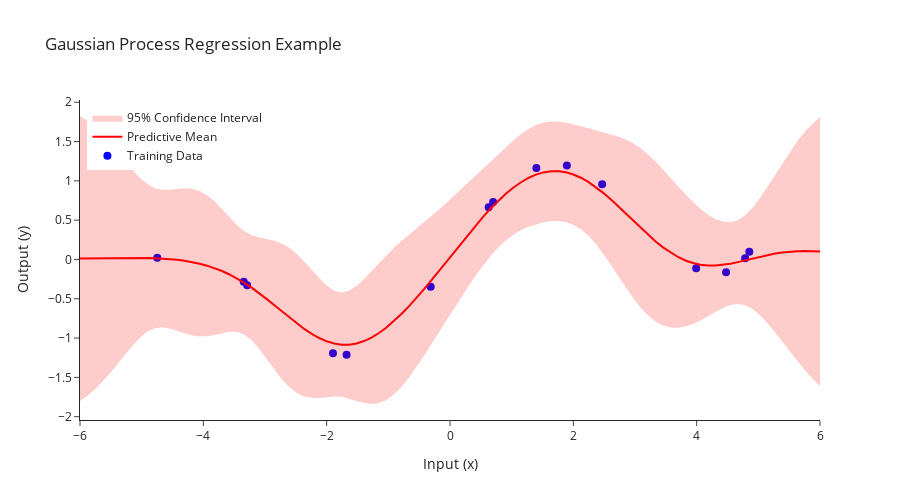

The notebook cell saved with this chart:
### Code cell
# --- 5. Plot Results with Plotly ---
import plotly.graph_objects as go

fig = go.Figure()

# Plot training data
fig.add_trace(
    go.Scatter(
        x=X_train[:, 0],
        y=y_train,
        mode="markers",
        name="Training Data",
        marker=dict(color="blue", size=8),
    )
)

# Plot predictive mean
fig.add_trace(
    go.Scatter(
        x=X_test[:, 0],
        y=mu_pred,
        mode="lines",
        name="Predictive Mean",
        line=dict(color="red"),
    )
)

# Plot 95% confidence interval (mean +/- 2 std)
fig.add_trace(
    go.Scatter(
        x=X_test[:, 0],
        y=mu_pred + 2 * predictive_std,
        mode="lines",
        line=dict(width=0),
        showlegend=False,
    )
)
fig.add_trace(
    go.Scatter(
        x=X_test[:, 0],
        y=mu_pred - 2 * predictive_std,
        mode="lines",
        fill="tonexty",
        fillcolor="rgba(255,0,0,0.2)",
        line=dict(width=0),
        name="95% Confidence Interval",
    )
)

fig.update_layout(
    title="Gaussian Process Regression Example",
    xaxis_title="Input (x)",
    yaxis_title="Output (y)",
    legend=dict(yanchor="top", y=0.99, xanchor="left", x=0.01),
    width=900,
    height=500,
    template="simple_white",
)
fig.show()
